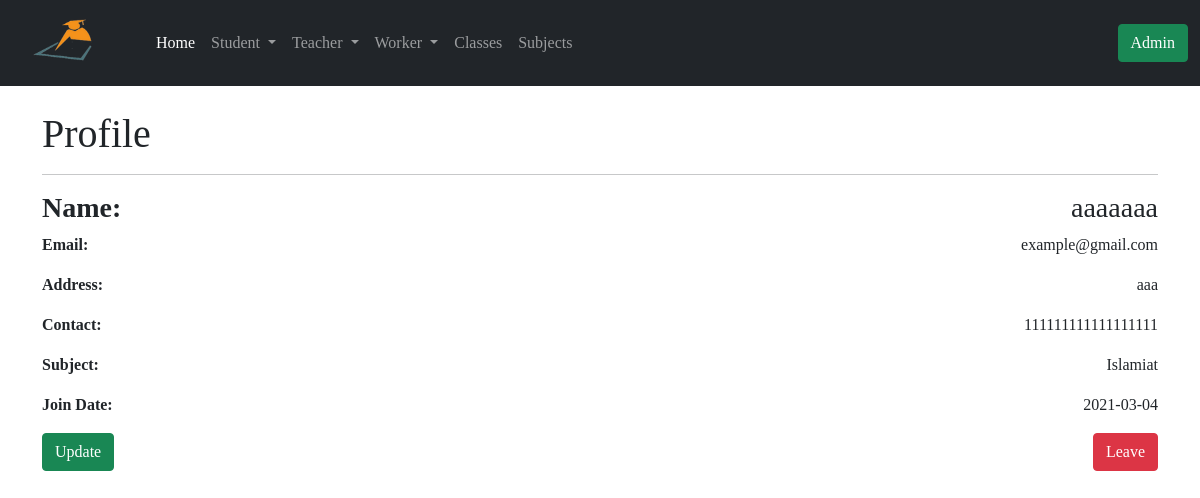
The page /teacher_profile/1 on the database as committed earlier.
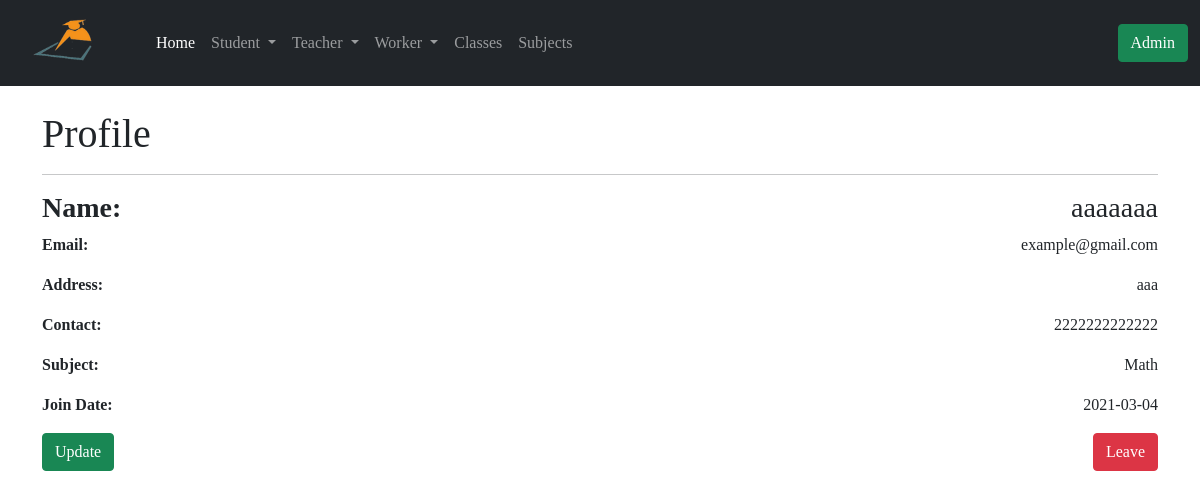
The same page on the database as committed later.
### app/models.py (models this page shows, shortened)
class Teacher(db.Model):
    id = db.Column(db.Integer, primary_key=True)
    tech_name = db.Column(db.String(64), index=True)
    email = db.Column(db.String(64), index=True)
    tech_address = db.Column(db.String(128), index=True)
    tech_contact = db.Column(db.String(64), index=True)
    join_date = db.Column(db.DateTime, default=datetime.utcnow())
    admin_id = db.Column(db.Integer, db.ForeignKey('admin.id'))
    tech_subject = db.Column(db.Integer, db.ForeignKey('subject.id'))

class Subject(db.Model):
    id = db.Column(db.Integer, primary_key=True)
    sub_name = db.Column(db.String(64))
    admin_id = db.Column(db.Integer, db.ForeignKey('admin.id'))
    teacher = db.relationship('Teacher', backref='sub')
    leaveteacher = db.relationship('LeaveTeacher', backref='sub')

### app/routes.py (the view)
@app.route('/teacher_profile/<id>')
def teacher_profile(id):
    teacher = Teacher.query.filter_by(id=id).first()
    return render_template('teacher_profile.html', title='Teacher Profile', teacher=teacher)

### app/templates/teacher_profile.html (shortened to what this page needs)
{% extends 'base.html' %}
{% block content %}
<div class="container mt-4">
    <h1> Profile </h1>
    <hr>
    <h3><b> Name: </b> <span style="float: right;">{{ teacher.tech_name }}</span></h3>
    <p><b> Email: </b><span style="float: right; text-align: justify;"> {{ teacher.email }} </span></p>
    <p><b> Address: </b> <span style="float: right;">{{ teacher.tech_address }} </span></p>
    <p><b> Contact: </b> <span style="float: right;">{{ teacher.tech_contact }} </span></p>
    <p><b> Subject: </b> <span style="float: right;">{{ teacher.sub.sub_name }}</span> </p>
    <p><b> Join Date: </b> <span style="float: right;">{{ teacher.join_date.strftime('%Y-%m-%d') }} </span></p>
    <a href=" {{ url_for('update_teacher', id=teacher.id) }} "><button type="submit" class="btn btn-success">Update</button></a>
    <button type="button" class="btn btn-danger ms-4" style="float: right;" data-bs-toggle="modal" data-bs-target="#exampleModal">
          Leave
    </button>
</div>
{% endblock %}

Rows that differ between the two databases and show on the page:
no longer on this page (row unchanged): Subject: sub.sub_name "Islamiat"
changed Teacher "aaaaaaa": tech_contact "111111111111111111" → "2222222222222"
now on this page (row unchanged): Subject: sub.sub_name "Math"
